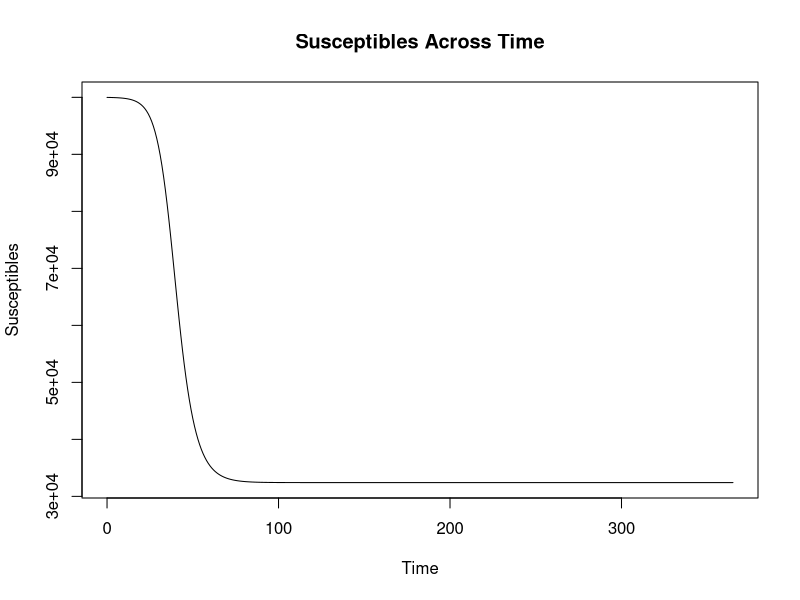
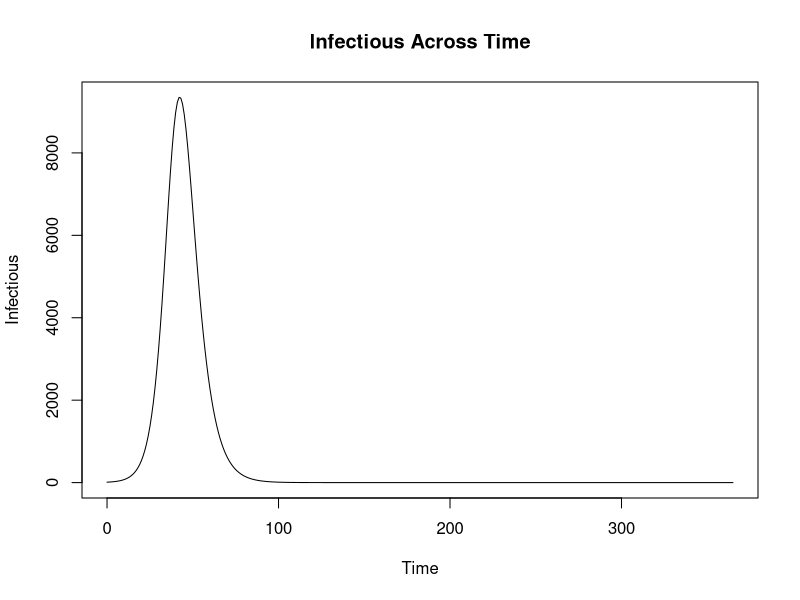
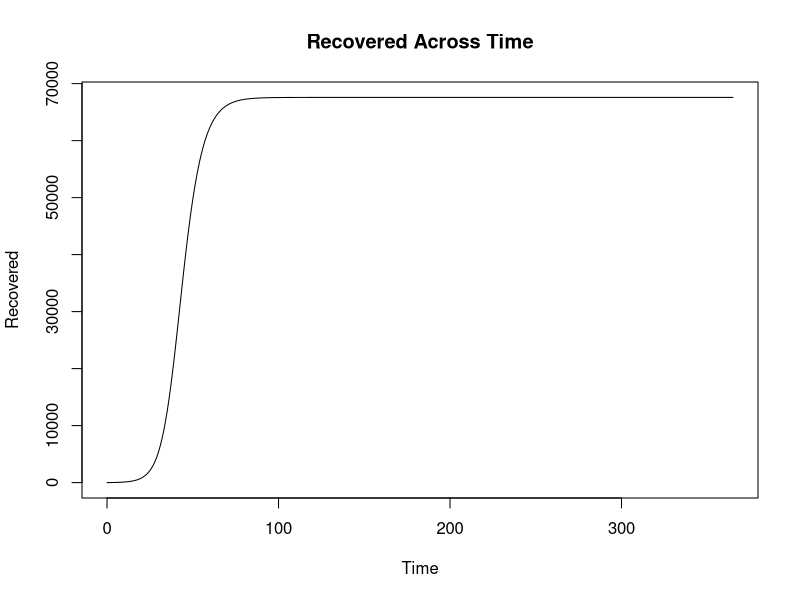
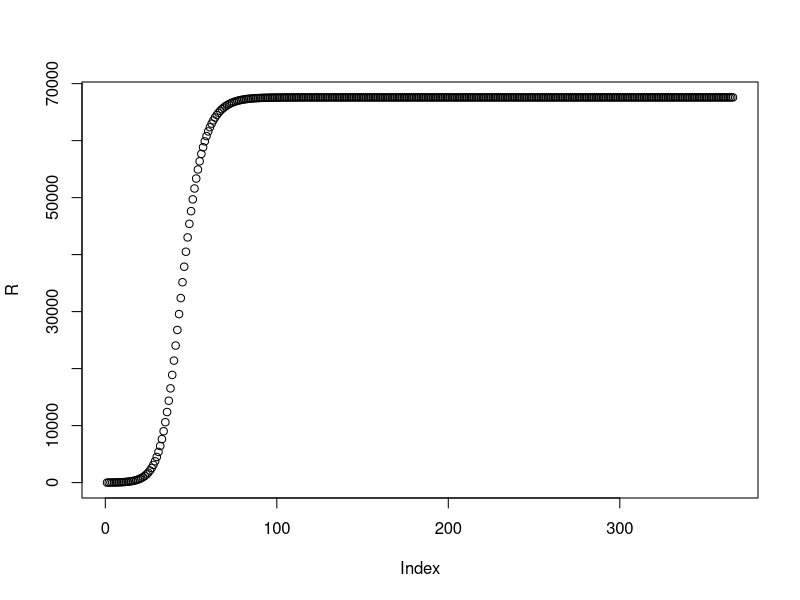
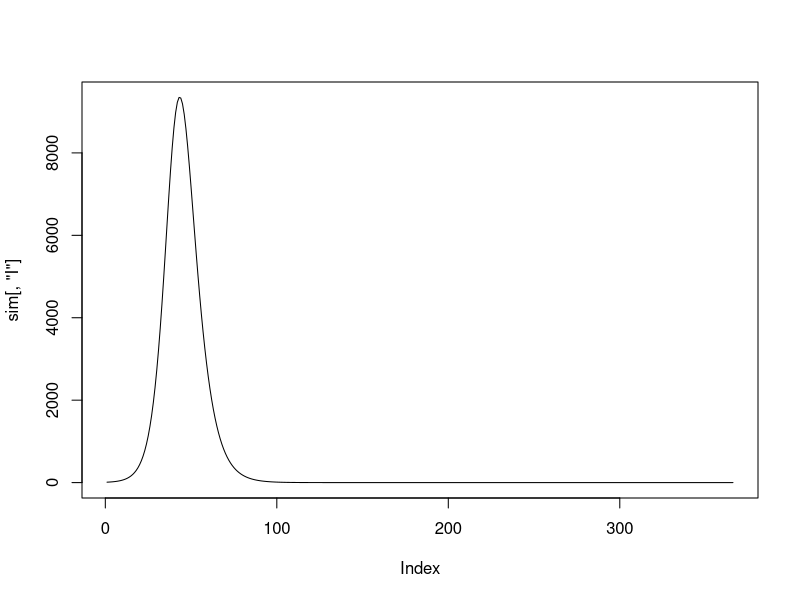
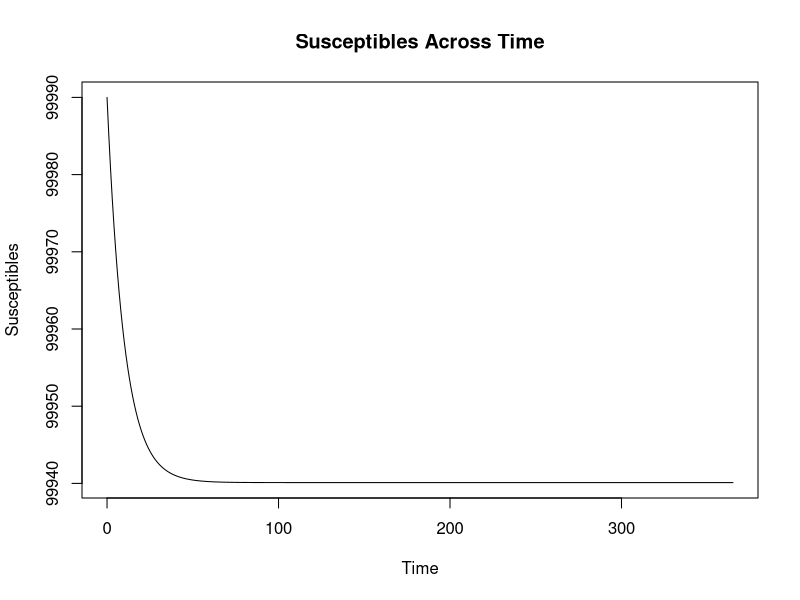
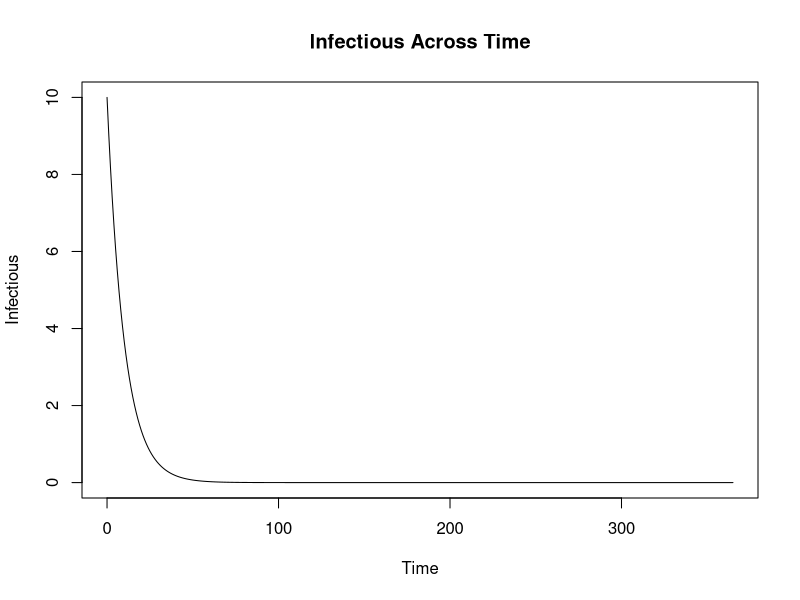
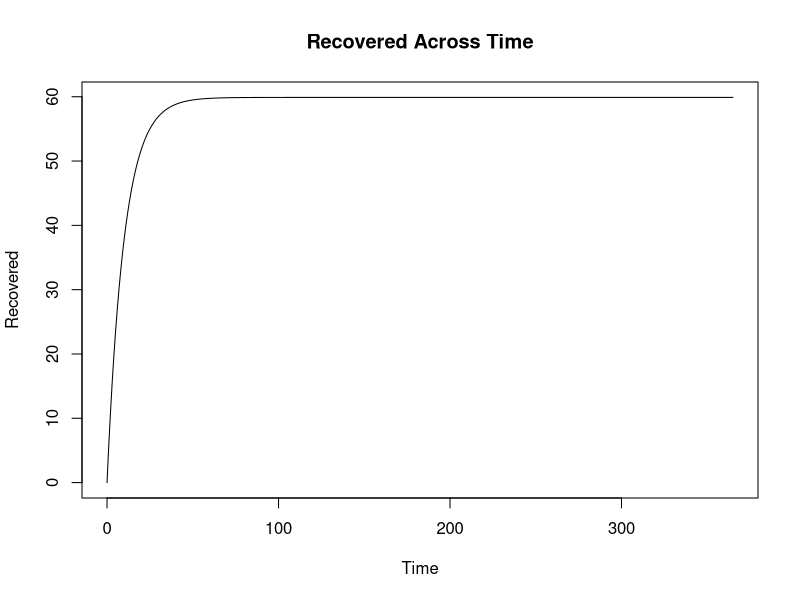

R code for these plots, in order:
## Lab 3: SIR MODEL (cont'ed)
## Using the SIR model to study epidemic dynamics


#############################################################################
## !!! NOTE: Please focus on the questions in the lab slides (i.e. pdf file)  
##              -those are the core questions you need to answer. 
## Any additional questions in this R script are meant as guidelines.
#############################################################################

## if you haven't had it installed yet, type in the following first:
## install.packages('deSolve')
library(deSolve)

################################################################################
## SETTING UP THE SIR MODEL
################################################################################
# Step 1: code the SIR model (or function here)
SIR=function(t,state,parameters){
  with(as.list(c(state,parameters)),{
    # rate of change
    dS = -beta*S*I/N;
    dI= beta*S*I/N - gamma*I;
    dR = gamma*I;
    
    # return the rate of change
    list(c(dS, dI, dR))
  }) # end with(as.list...)
}

# Step 2: specify initial conditions/parameters
N=1e5; # population size
I0=10; # initial No. of Infectious people
S0=N-I0;  # initial No. of Susceptible people
R0=0; # initial No. of Recovered People
state=c(S=S0, I=I0, R=R0);  # store the inital conditions I & S together 
parameters=c(beta=.5,gamma=.3);  # store the model parameters, unit: per day

times=seq(0,100,by=1);  # set simulation time steps: 0 to 100 days here

# Step 3: call the ode function to generate the simulation
sim=ode(y=state,times=times,func=SIR,parms=parameters);



## LAB REPORT EXERCISES:
################################################################################
## Q1: What do we find R (# recovered)?
################################################################################
beta=.5; gamma=.3;
parameters=c(beta=beta,gamma=gamma)
times=seq(0,365,by=1);  # run for a year
state=c(S=S0,I=I0, R=R0)
sim=ode(y=state,times=times,func=SIR,parms=parameters);
# what are S, I at each point in time?
# what is R at each point in time?

plot(x = sim[,'time'], y = sim[,'S'], 
     xlab='Time', ylab='Susceptibles', 
     main='Susceptibles Across Time', type='l')

plot(x = sim[,'time'], y = sim[,'I'], 
     xlab='Time', ylab='Infectious', 
     main='Infectious Across Time', type='l')

plot(x = sim[,'time'], y = sim[,'R'], 
     xlab='Time', ylab='Recovered', 
     main='Recovered Across Time', type='l')

R = N - sim[, 'S'] - sim[, 'I']
plot(R)
plot(sim[, 'I'], type = 'l')
tail(R, 1)

################################################################################
## Q2: TEST HOW BETA AND GAMMA (R0) AFFECT THE EPIDEMIC
################################################################################
## CHANGE THE PARAMETERS SPECIFIC IN THE LAB ASSIGNMENT
## RUN THE MODEL AND SEE THE DIFFERENCE
## REPORT YOUR FINDINGS
beta=.5; gamma=.6;
parameters=c(beta=beta,gamma=gamma)
times=seq(0,365,by=1);  # run for a year
state=c(S=S0,I=I0, R=R0)
sim=ode(y=state,times=times,func=SIR,parms=parameters);

plot(x = sim[,'time'], y = sim[,'S'], 
     xlab='Time', ylab='Susceptibles', 
     main='Susceptibles Across Time', type='l')

plot(x = sim[,'time'], y = sim[,'I'], 
     xlab='Time', ylab='Infectious', 
     main='Infectious Across Time', type='l')

plot(x = sim[,'time'], y = sim[,'R'], 
     xlab='Time', ylab='Recovered', 
     main='Recovered Across Time', type='l')

R = N - sim[, 'S'] - sim[, 'I']
plot(R)
plot(sim[, 'I'], type = 'l')
tail(R, 1)


################################################################################
## Qs3&4: TEST EXPONENTIAL PERIOD: the first few weeks
################################################################################
N=1e5; I0=10; S0=N-I0; R0=0;
state=c(S=S0,I=I0, R=R0);
parameters=c(beta=.5,gamma=.3);

times=seq(0,100,by=1);
sim=ode(y=state,times=times,func=SIR,parms=parameters);
s=sim[,'S']/N
i=sim[,'I']/N
r=sim[,'R']/N

WkExp=8; # CHANGE THE NUMBER OF WEEK HERE
Iexp=sim[seq(1,length=WkExp,by=7),'I']; 
# NOTE: THE TIME STEP IN THE SIMULATION IS DAY, BUT WE ARE LOOKING AT WEEK HERE
# SO WE USE 'seq(1,length=WkExp,by=7)' TO EXTRACT THE CORRESPONDING DATE FOR EACH WEEK
lnI=log(Iexp); # TAKE THE LOG
tt=seq(1,length=WkExp,by=7)
fit=lm(lnI~tt) # LINEAR REGRESSION
slope=fit$coeff[2] ## extract the slope for the linear regression

par(mfrow=c(1,1),cex=1.5)
plot(tt,lnI,xlab='Time')
lines(tt,fit$coeff[1]+fit$coeff[2]*tt,col='red',lwd=2)

## NOW TRY HOW LONG THE EXPONENTIAL PERIOD CAN LAST BY CHANING WkExp by yourself


################################################################################
## Q5: TEST EPIDEMIC BURNOUT
################################################################################
N=1e5; I0=10; S0=N-I0; R0=0;
beta=0.5; gamma=0.3
times=seq(0,600,by=1);
sim=ode(y=state,times=times,func=SIR,parms=parameters)
